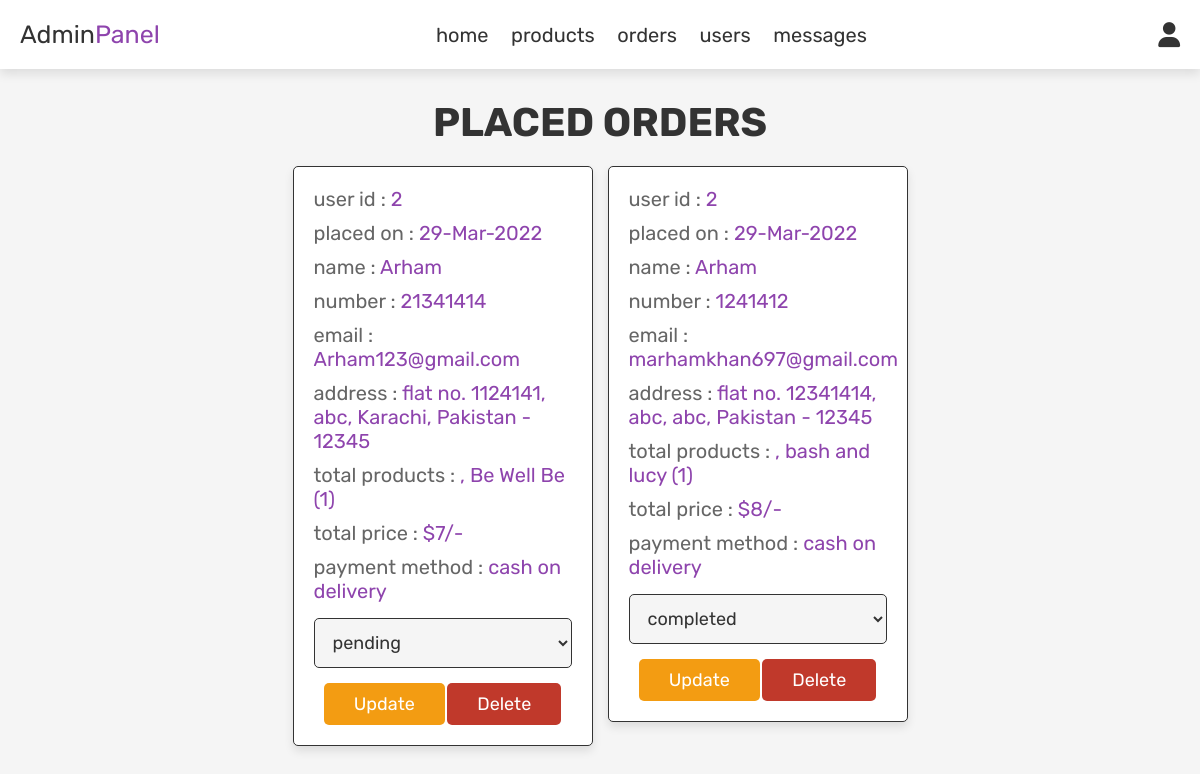
Page /admin_orders.php (signed in) on the committed database.
### tables this page shows
CREATE TABLE `orders` (
  `id` int(100) NOT NULL,
  `user_id` int(100) NOT NULL,
  `order_num` varchar(255) NOT NULL,
  `name` varchar(100) NOT NULL,
  `number` varchar(12) NOT NULL,
  `email` varchar(100) NOT NULL,
  `method` varchar(50) NOT NULL,
  `address` varchar(500) NOT NULL,
  `total_products` varchar(1000) NOT NULL,
  `total_price` int(100) NOT NULL,
  `placed_on` varchar(50) NOT NULL,
  `payment_status` varchar(20) NOT NULL DEFAULT 'pending'
);

### admin_orders.php (the view, shortened to what this page needs)
<?php
include 'config.php';
?>
<!DOCTYPE html>
<html lang="en">
<head>
   <link rel="stylesheet" href="https://cdnjs.cloudflare.com/ajax/libs/font-awesome/6.0.0/css/all.min.css">
   <link rel="stylesheet" href="css/admin_style.css">
</head>
<body>
<?php include 'admin_header.php'; ?>
<section class="orders">
   <h1 class="title">placed orders</h1>
   <div class="box-container">
      <?php
      $select_orders = mysqli_query($conn, "SELECT * FROM `orders`") or die('query failed');
      if(mysqli_num_rows($select_orders) > 0){
         while($fetch_orders = mysqli_fetch_assoc($select_orders)){
      ?>
      <div class="box">
         <p> user id : <span><?php echo $fetch_orders['user_id']; ?></span> </p>
         <p> placed on : <span><?php echo $fetch_orders['placed_on']; ?></span> </p>
         <p> name : <span><?php echo $fetch_orders['name']; ?></span> </p>
         <p> number : <span><?php echo $fetch_orders['number']; ?></span> </p>
         <p> email : <span><?php echo $fetch_orders['email']; ?></span> </p>
         <p> address : <span><?php echo $fetch_orders['address']; ?></span> </p>
         <p> total products : <span><?php echo $fetch_orders['total_products']; ?></span> </p>
         <p> total price : <span>$<?php echo $fetch_orders['total_price']; ?>/-</span> </p>
         <p> payment method : <span><?php echo $fetch_orders['method']; ?></span> </p>
         <form action="" method="post">
            <select name="update_payment">
               <option value="" selected disabled><?php echo $fetch_orders['payment_status']; ?></option>
            </select>
            <input type="submit" value="update" name="update_order" class="option-btn">
            <a href="admin_orders.php?delete=<?php echo $fetch_orders['id']; ?>" onclick="return confirm('delete this order?');" class="delete-btn">delete</a>
         </form>
      </div>
      <?php
         }
      }else{
         echo '<p class="empty">no orders placed yet!</p>';
      }
      ?>
   </div>
</section>
</body>
</html>

### css/admin_style.css (style rules this page uses)
:root { --purple:#8e44ad; --red:#c0392b; --orange:#f39c12; --black:#333; --white:#fff; --light-color:#666; --light-white:#ccc; --light-bg:#f5f5f5; --border:.1rem solid var(--black); --box-shadow:0 .5rem 1rem rgba(0,0,0,.1); }
* { font-family: 'Rubik', sans-serif; margin:0; padding:0; box-sizing: border-box; outline: none; border:none; text-decoration: none; transition:all .2s linear; }
html { font-size: 62.5%; overflow-x: hidden; }
body { background-color: var(--light-bg); }
section { padding:3rem 2rem; }
.title { text-align: center; margin-bottom: 2rem; text-transform: uppercase; color:var(--black); font-size: 4rem; }
.btn, .option-btn, .delete-btn, .white-btn { display: inline-block; margin-top: 1rem; padding:1rem 3rem; cursor: pointer; color:var(--white); font-size: 1.8rem; border-radius: .5rem; text-transform: capitalize; }
.option-btn { background-color: var(--orange); }
.delete-btn { background-color: var(--red); }
.orders .box-container { display: grid; grid-template-columns: repeat(auto-fit, 30rem); justify-content: center; gap:1.5rem; max-width: 1200px; margin:0 auto; align-items: flex-start; }
.orders .box-container .box { background-color: var(--white); padding:2rem; border:var(--border); box-shadow: var(--box-shadow); border-radius: .5rem; }
.orders .box-container .box p { padding-bottom: 1rem; font-size: 2rem; color:var(--light-color); }
.orders .box-container .box p span { color:var(--purple); }
.orders .box-container .box form { text-align: center; }
.orders .box-container .box form select { border-radius: .5rem; margin:.5rem 0; width: 100%; background-color: var(--light-bg); border:var(--border); padding:1.2rem 1.4rem; font-size: 1.8rem; color:var(--black); }

### rows in the picture
orders: user "2", placed_on "29-Mar-2022", name "Arham", number "21341414", email "Arham123@gmail.com", address "flat no. 1124141, abc, Karachi, Pakistan - 12345", total_products ", Be Well Be (1)", total_price "7", method "cash on delivery", update_payment "pending"
orders: user "2", placed_on "29-Mar-2022", name "Arham", number "1241412", email "marhamkhan697@gmail.com", address "flat no. 12341414, abc, abc, Pakistan - 12345", total_products ", bash and lucy (1)", total_price "8", method "cash on delivery", update_payment "completed"
